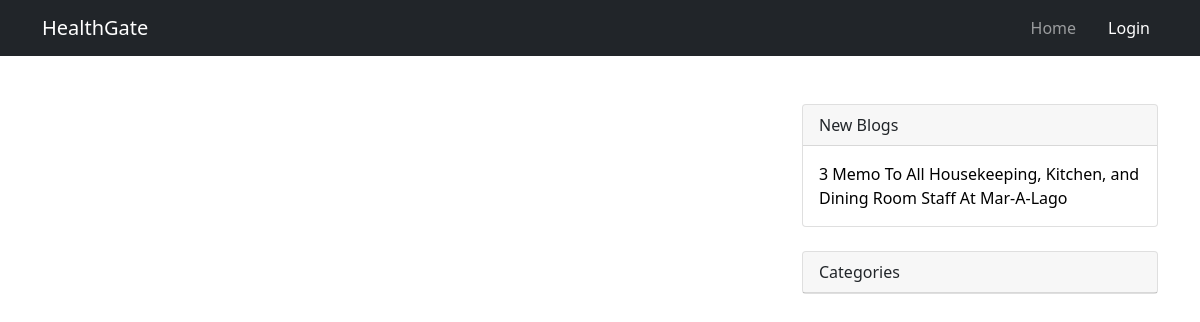
/by_category/?category=1, run on an earlier commit of the app's database.
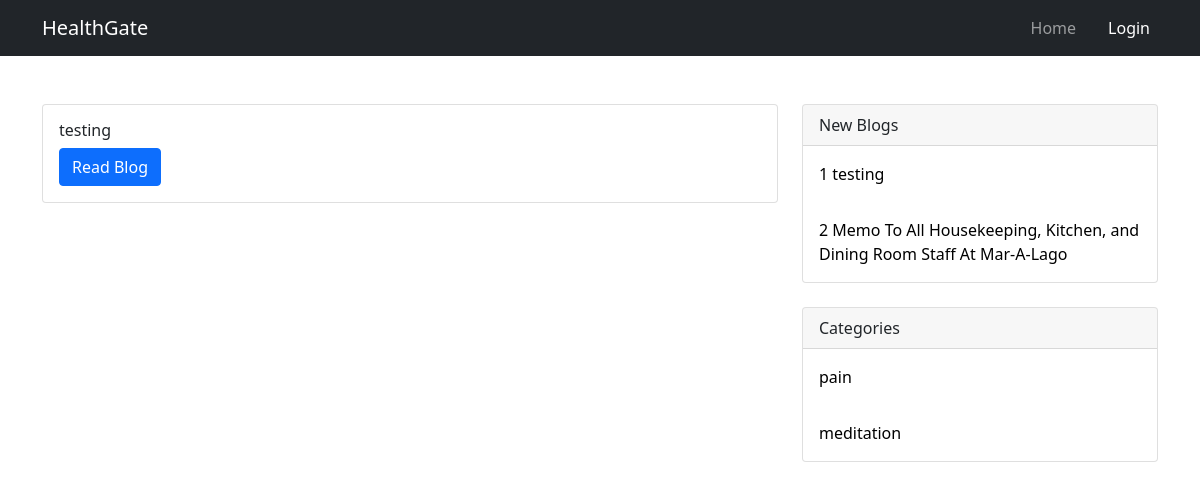
And on a later commit of the database.
### app/models.py (models this page shows)
class BlogPost(models.Model):
    title = models.CharField(max_length=300)
    category = models.ForeignKey(Categories, on_delete = models.CASCADE)
    body = models.TextField()
    image = models.ImageField(null=True, blank = True, upload_to=get_file_path)
    date_created = models.DateTimeField(auto_now_add=True, null=True)
    def __str__(self):
        return "%d %s"%(self.id ,self.title)

class Categories(models.Model):
    name = models.CharField(max_length=100, unique=True) # no repeated value will be placed here ever.
    date_created = models.DateTimeField(auto_now_add=True, null=True)
    def __str__(self):
        return "%s"%self.name

### app/views.py (the view)
# urls.py: path("by_category/", views.ByCategoryView.as_view(), name="by_category"),
class ByCategoryView(View):
    def get(self, request, *args, **kwargs):
        try:
            category = int(request.GET.get("category"))
        except ValueError:
            redirect("home")
        blogPost_with_given_category = BlogPost.objects.filter(category=category).all()
        top_blogs = BlogPost.objects.all().order_by('date_created')[:10]
        categories = Categories.objects.all()
        return render(request, "app/homepage.html",
                      {'blogs': blogPost_with_given_category, "user": request.user, "top_10_blogs": top_blogs,
                       "categories": categories})

### app/templates/app/homepage.html (shortened to what this page needs)
{% extends 'app/index.html'%}
{% block content %}
{% for blog in blogs %}
<div class="card mb-3">
    <div class="card-body">
        <h6>{{blog.title}}</h6>
        <a href="{% url 'view_blog' blog.id %}" class="btn btn-primary">Read Blog</a>
    </div>
</div>
{% endfor %}
{% endblock %}

### app/templates/app/index.html (shortened to what this page needs)
{% load static %}
<!DOCTYPE html>
<html lang="en">
    <head>
        <link href="https://cdn.jsdelivr.net/npm/bootstrap@5.0.2/dist/css/bootstrap.min.css" rel="stylesheet">
    </head>
    <body>
        <nav class="navbar navbar-expand-lg navbar-dark bg-dark">
            <div class="container">
                <a class="navbar-brand" href="#!">HealthGate</a>
                <div class="collapse navbar-collapse" id="navbarSupportedContent">
                    <ul class="navbar-nav ms-auto mb-2 mb-lg-0">
                        <li class="nav-item"><a class="nav-link" href="{% url 'home' %}">Home</a></li>
                        <li class="nav-item"><a class="nav-link" href="#!">
                            {% if user.username %}
                                @{{user.username}}
                                <li class="nav-item"><a href="{% url 'logout_user' %}" class="nav-link active" aria-current="page" href="#">Logout</a></li>
                            {% else %}
                                <li class="nav-item"><a href="{% url 'login_user' %}" class="nav-link active" aria-current="page" href="#">Login</a></li>
                            {% endif %}
                        </a></li>
                    </ul>
                </div>
            </div>
        </nav>
        <div class="container mt-5">
            <div class="row">
                <div class="col-lg-8">
                    {% block content %}{% endblock %}
                </div>
                <div class="col-lg-4">
                    <div class="card mb-4">
                        <div class="card-header">New Blogs</div>
                        {% for top_product in top_10_blogs %}
                            <div class="card-body contents_div_hovered ">
                                <a href="{% url 'view_blog' top_product.id %}">{{top_product}}</a>
                            </div>
                        {% endfor %}
                    </div>
                        <div class="card mb-4">
                            <div class="card-header">Categories</div>
                            {% for category in categories %}
                                <div class="card-body contents_div_hovered">
                                    <a href="{% url 'by_category' %}?category={{category.id}}">{{category}}</a>
                                </div>
                            {% endfor %}
                        </div>
                </div>
            </div>
        </div>
    </body>
</html>

What changed in the data, as far as the page shows it:
removed BlogPost: id+title "3 Memo To All Housekeeping, Kitchen, and Dining Room Staff At Mar-A-Lago"
added BlogPost: title "testing", id+title "1 testing"
added BlogPost: id+title "2 Memo To All Housekeeping, Kitchen, and Dining Room Staff At Mar-A-Lago"
added Categories: name "pain"
added Categories: name "meditation"
